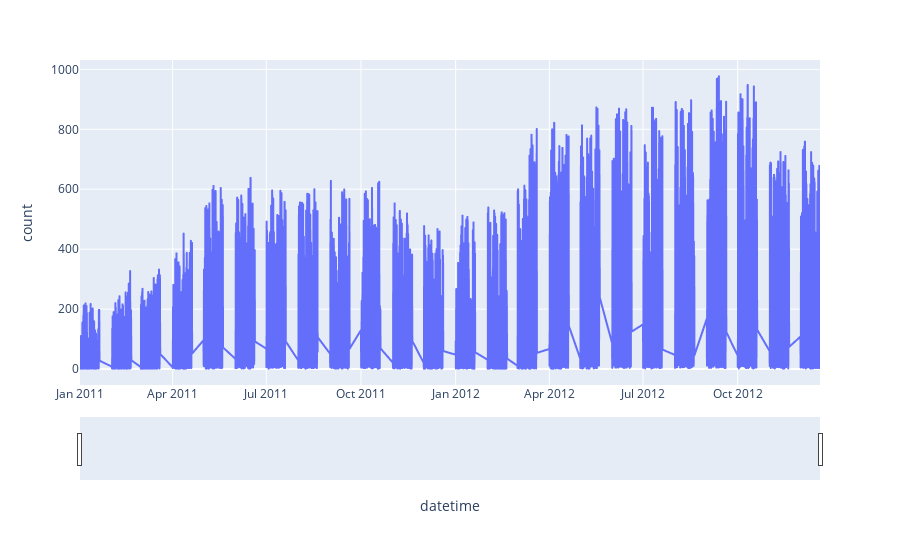

Write notebook code for a chart like this one.
### Markdown cell above
***EDA***

### Code cell
import plotly.express as px
fig=px.line(df, y='count')
fig.update_xaxes(rangeslider_visible=True)
fig.show()

### Figure 1 — Plotly figure (JSON) as saved in the notebook; plotly's stock layout.template omitted (floating-point values rounded to 4 significant figures; data arrays with more than 128 entries replaced by an {"elided": "..."} marker saying what was removed)
{"data": [{"hovertemplate": "datetime=%{x}<br>count=%{y}<extra></extra>", "legendgroup": "", "line": {"color": "#636efa", "dash": "solid"}, "mode": "lines", "name": "", "showlegend": false, "type": "scattergl", "x": {"elided": "10886 str values"}, "xaxis": "x", "y": {"elided": "10886 int values"}, "yaxis": "y"}], "layout": {"legend": {"tracegroupgap": 0}, "margin": {"t": 60}, "xaxis": {"anchor": "y", "domain": [0, 1], "rangeslider": {"visible": true}, "title": {"text": "datetime"}}, "yaxis": {"anchor": "x", "domain": [0, 1], "title": {"text": "count"}}}}
